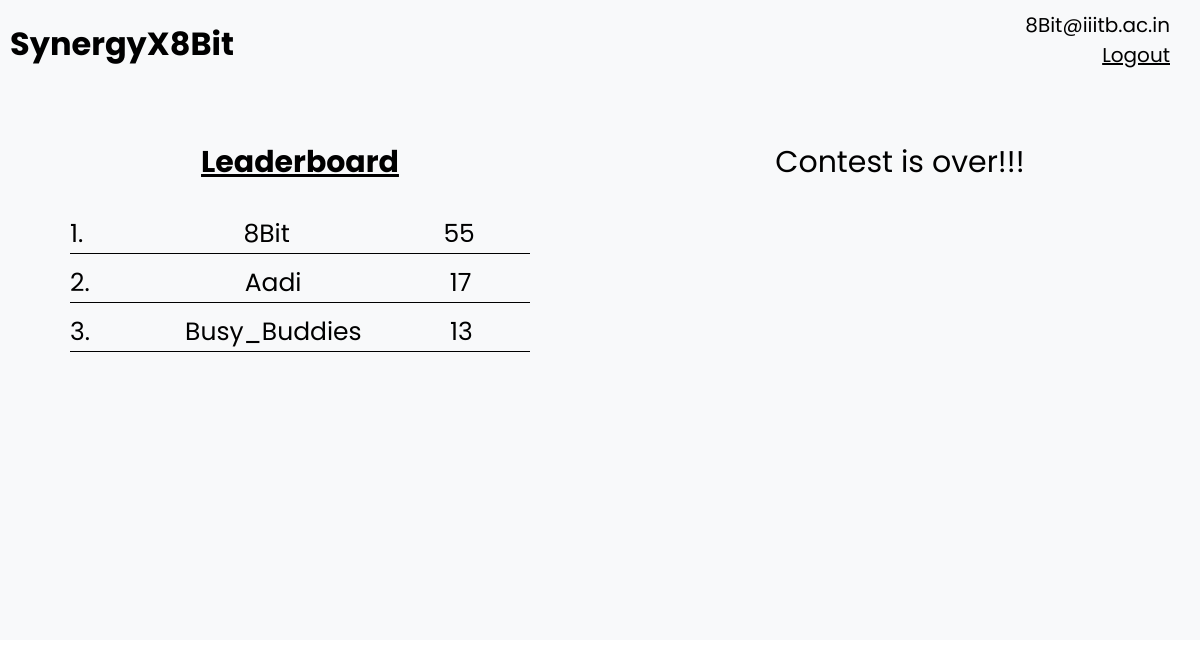
Page /participant (signed in) on the earlier database version.
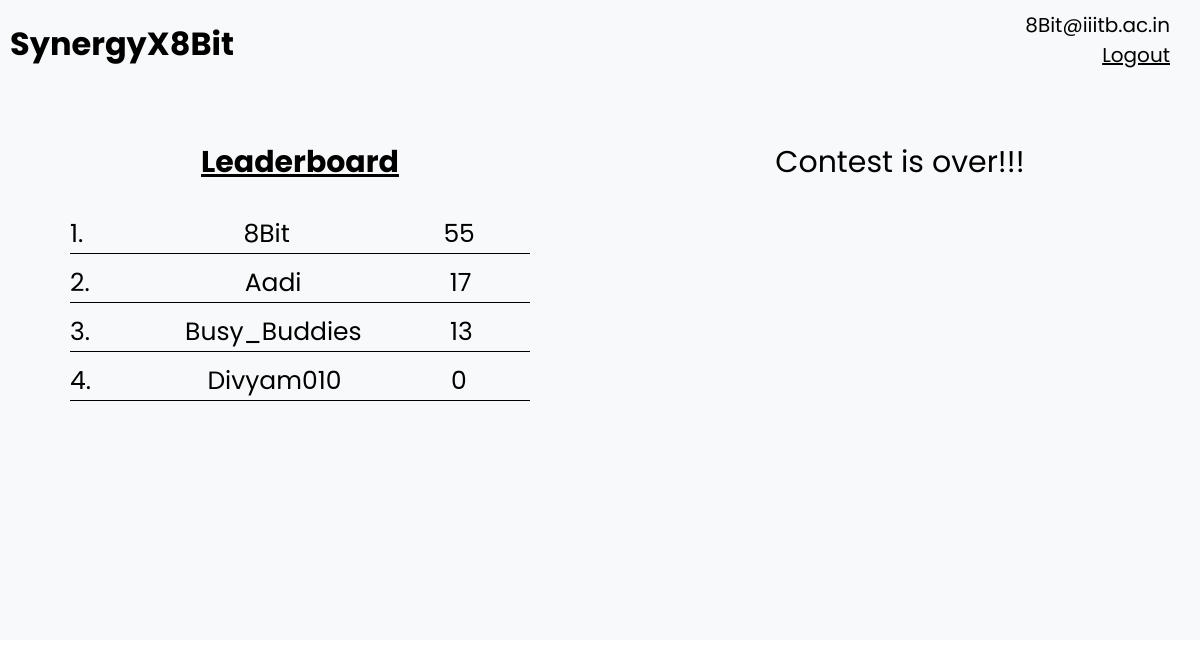
Same page on the later database version.
### base/models.py (models this page shows)
class User(AbstractUser):
    email = models.EmailField(unique=True, null=True)
    phone_number=models.IntegerField(null=True)
    username=models.CharField(unique=True,max_length=100,null=True)
    gold=models.IntegerField(default=0)
    sand=models.DateTimeField(default=datetime(2024,11,10,18,30,30))
    USERNAME_FIELD = 'email'
    REQUIRED_FIELDS = ['username']
    def __str__(self) -> str:
        return str(self.email)

### base/views.py (the view, shortened to what this page needs)
# urls.py: path('participant',views.participant_home,name="participant_home"),
def participant_home(request):
    da=datetime.now()
    user_1= User.objects.get(email=str(request.user))
    timezone = user_1.sand.tzinfo
    da=da.replace(tzinfo=timezone)
    flag=(da<user_1.sand)
    users=User.objects.all().order_by('-gold').values()
    context = {
        'users': users,
        'user_1':user_1,
        'curr_date_time':str(user_1.sand.month) + " " + str(user_1.sand.day) + "," + str(user_1.sand.year) + " " + str(user_1.sand.hour) + ":" + str(user_1.sand.minute) + ":" + str(user_1.sand.second),
        'flag':flag
    }
    return render(request, 'participant_home.html', context)

### base/templates/participant_home.html (shortened to what this page needs)
{% include 'participant_main.html' %}
<div class="screen">
{% block content %}
{% if request.user.is_authenticated %}
<div class="participant-left">
    <h3 class="LeaderBoard-heading">Leaderboard</h3>
    <div class="LeaderBoard">
        {% for user in users %}
        <div class="ranking">
            <p class="rank">{{ forloop.counter }}. &nbsp;&nbsp;&nbsp; <span class="ranking-name">{{ user.username }}</span> &nbsp;&nbsp;&nbsp;{{ user.gold }}</h1>
        </div>
        {% endfor %}
    </div>
</div>
    <div class="participant-right">
        <div>
            <div id="countdown-box"></div>
            {% endif %}
            {% endblock content %}
        </div>
    </div>
</div>

### base/templates/participant_navbar.html (shortened to what this page needs)
<div class="home-container-participant">
   <a href="{% url 'participant_home' %}" class="heading-participant"><h1>SynergyX8Bit</h1></a>
   <div class="nav-right">
       {% if request.user.is_authenticated %}
       <h1 class="hello-text">{{request.user}}</h1>
       <a href="{% url 'logout' %}" class="logout-button">Logout</a>
       {% else %}
       <a href="{% url 'login' %}">Login</a>
       {% endif %}
   </div>
</div>

Differences in the rows shown:
added User: username "Divyam010", gold "0"
